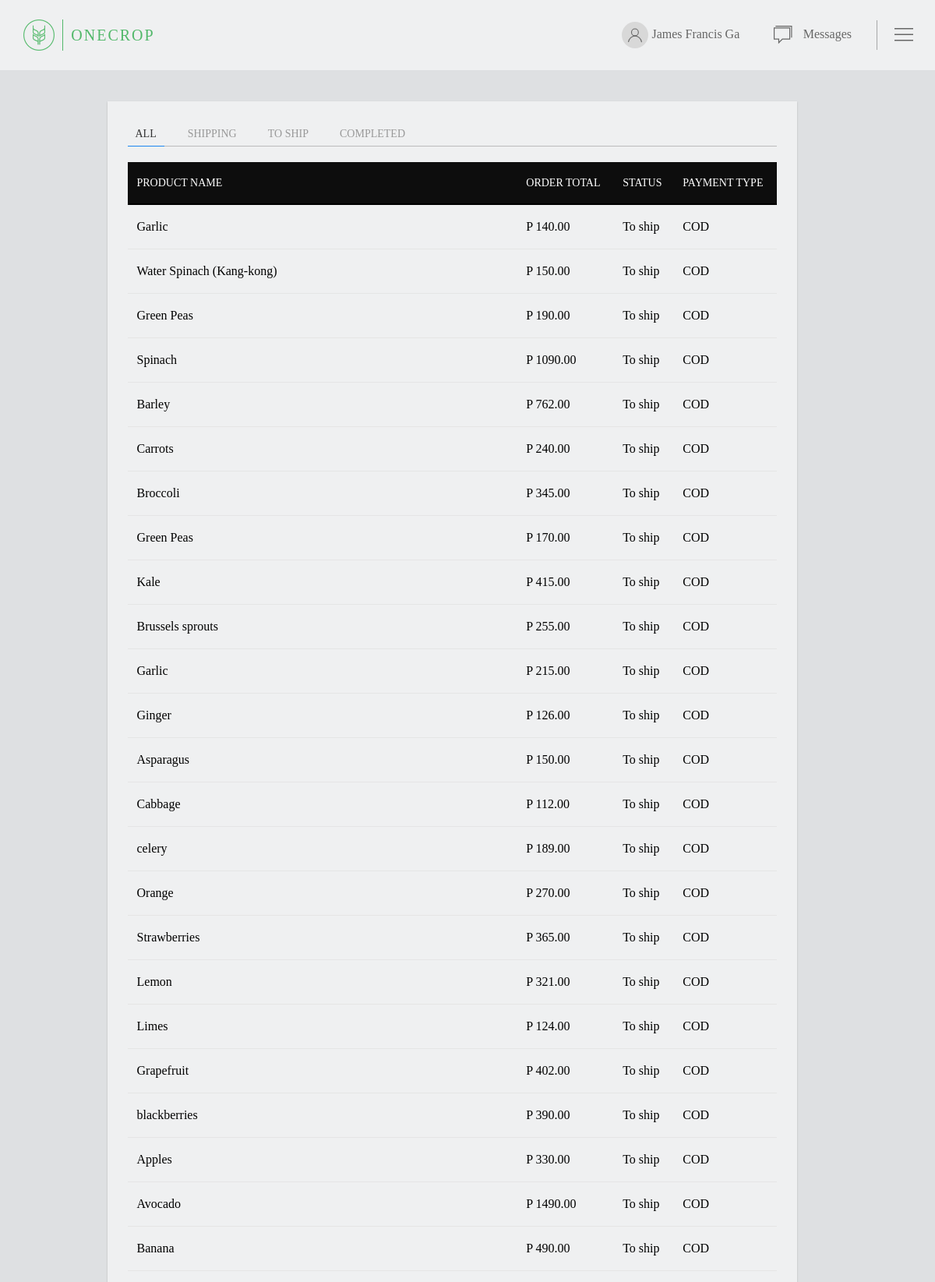
/seller/order.php (signed in, upper part), run on the app's committed database.
### tables this page shows
CREATE TABLE `seller` (
  `seller_id` int(11) NOT NULL,
  `first_name` varchar(255) NOT NULL,
  `last_name` varchar(255) NOT NULL,
  `email` varchar(255) NOT NULL,
  `cellphone` varchar(20) NOT NULL,
  `address` text NOT NULL,
  `password` varchar(255) NOT NULL,
  `vcode` varchar(255) NOT NULL,
  `verified` varchar(20) NOT NULL
);

CREATE TABLE `orders` (
  `order_id` int(11) NOT NULL,
  `buyer_id` int(11) NOT NULL,
  `seller_id` int(11) NOT NULL,
  `status` varchar(255) NOT NULL,
  `payment_type` varchar(255) NOT NULL,
  `order_creation_date` datetime NOT NULL,
  `product_name` varchar(255) NOT NULL,
  `product_id` int(11) NOT NULL,
  `quantity` int(11) NOT NULL,
  `product_price` int(11) NOT NULL,
  `product_subtotal` int(11) NOT NULL,
  `shipping_price` int(11) NOT NULL,
  `grand_total` int(11) NOT NULL,
  `buyer_name` varchar(255) NOT NULL,
  `receiver_name` varchar(255) NOT NULL,
  `phone_number` varchar(255) NOT NULL,
  `delivery_address` varchar(255) NOT NULL
);

### include/functions.php (called while the page is built, shortened)
<?php
	include 'conn.php';
	function selectData($tbl_name, $col_name, $identifier, $identifier_data){
		global $conn;
		$result = $conn->query("SELECT `$col_name` FROM `$tbl_name` WHERE `$identifier`='$identifier_data' ");
		$row = $result -> fetch_assoc();
		return $row[$col_name];
	}
?>

### seller/order.php (the view, shortened to what this page needs)
<?php
	include '../include/conn.php';
	include '../include/functions.php';
	if(isset($_SESSION['user_email'])){
        $email = $_SESSION['user_email'];
        if($_SESSION['user_type'] == "Farmer"){
            $user_id = selectData("seller", "seller_id", "email", $email);
			$firstname = selectData("seller", "first_name", "email", $email);
			$lastname = selectData("seller", "last_name", "email", $email);
        }
    }
?>
<!DOCTYPE html>
<html lang="en">
<head>
	<link rel="stylesheet" href="style/uikit.min.css" />
	   <link rel="stylesheet" type="text/css" href="style/style.css">
<body>
</body>
	<nav class="fixed-navbar scrolled" id="scrolled"  uk-navbar>
		<div class="uk-navbar-left">
			<a href="../seller">
				<div class="container">
					<img src="style/images/logo-circle.png" class="logo" alt="logo">
					<div class="name"> ONE<span>CROP</span></div>
				</div>
			</a>
		</div>
		<div class="uk-navbar-right uk-margin-right">
			<div class="uk-inline uk-margin-right">
				<div class="info-box account-info-box" type="button">
				<span uk-icon="icon: user;"  class="icon account-icon"></span>
				<span class="account-name"> <?php echo ucfirst($firstname) ." ". ucfirst($lastname);?></span>
				</div>
			</div>
			<div class="uk-inline">
				<div class="info-box">
					<span uk-icon="icon: comments; ratio: 1.176;" class="icon message-icon"></span>
					<span class="account-name"> Messages</span>
				</div>
			</div>
			<div class="menu">
				<span uk-toggle="target: #offcanvas-nav" uk-icon="icon: menu; ratio: 1.5" class="menu-icon"></span>
			</div>
		</div>
	</nav>
<div class="product-panel">
	<div class="uk-flex-center" uk-grid>
		<div class="uk-width-3-4@m  card" >
			<ul uk-tab uk-switcher="animation: uk-animation-fade; connect: .switcher-container; ">
				<li><a href="#">All</a></li>
				<li><a href="#">Shipping</a></li>
				<li><a href="#">To Ship</a></li>
				<li><a href="#">Completed</a></li>
			</ul>
			<ul class="uk-switcher uk-margin switcher-container">
			    <li class="uk-animation-fade">
			    	<table class="uk-table uk-table-divider info-table">
					    <thead>
					        <tr>
					            <th>Product Name</th>
					            <th>Order Total</th>
					            <th>Status</th>
					            <th>Payment Type</th>
					        </tr>
					    </thead>
					    <tbody>
					        <?php
						        $result = $conn->query("SELECT * FROM orders WHERE seller_id='$user_id'");
					        	while($row = $result->fetch_array()){
					        		echo "<tr>";
					        		echo "<td>" . $row['product_name'] . "</td>";
					        		echo "<td> P " . $row['grand_total'] . ".00 </td>";
					        		echo "<td>" . ucfirst($row['status']) . "</td>";
					        		echo "<td>" . ucfirst($row['payment_type']) . "</td>";
					        		echo "</tr>";
					        	}
					        ?>
					    </tbody>
					</table>
			    </li>
			</ul>
		</div>
	</div>
</div>
</html>

### seller/style/style.css (style rules this page uses)
* { font-family: gotham; transition: 0.4s; box-sizing: border-box; }
body, html { padding: 0; margin: 0; background: #dee0e2; }
a { text-decoration: none; }
.container { margin:10px; display: flex; padding: 15px; }
nav { background: rgb(239, 240, 241); }
.logo { width: 40px; margin: auto 5px; }
.name { color: #52b86a; font-size: 20px; letter-spacing: 2px; font-family: gotham-bold; margin: auto 5px; }
.name span { font-family: gotham; }
.fixed-navbar { position: fixed; right: 0; left: 0; top: 0; z-index: 1030; }
.icon { margin: 16px; }
.info-box { border-radius: 50px; padding: 8px 12px; }
.account-info-box { min-width: 150px; }
.account-icon { background: #d8d8d8; padding: 7px; border-radius: 50%; margin: 0; }
.message-icon { margin: 3.5px 10px 3.5px 0px; }
.menu { position: relative; margin-left: 20px; }
.menu-icon { margin: 0px 5px 0px 20px; cursor: pointer; }
.menu-icon::before { content: " "; position: absolute; top: 50%; left: 0px; width: 0.5px; height: 38px; transform: translate(0px, -50%); background-color: rgba(0,0,0,0.3); }
.product-panel { margin: 100px 0px 50px 0px; padding: 30px; }
.card { padding: 26px; box-shadow: 0 1px 2px 0 rgba(0,0,0,.2); background: #EFF0F1; }
.info-table { margin-top: 20px; }
.uk-tab::before { border-bottom: #bbb solid 1px; }
.uk-tab>.uk-active>a { border-width: 1.6px; }
.uk-table th { vertical-align: middle; }
thead tr th { color: white!important; font-family: gotham-bold; }
thead { border-bottom: solid 2px black; background: #0D0D0D !important; }
th:nth-child(1), td:nth-child(1) { width: 60%; }
td { word-break: break-all; vertical-align: middle !important; color: black; }

### data on the page
seller: first_name "James Francis", last_name "Ga"
orders: product_name "Garlic", grand_total "140", status "To ship", payment_type "COD"
orders: product_name "Water Spinach (Kang-kong)", grand_total "150", status "To ship", payment_type "COD"
orders: product_name "Green Peas", grand_total "190", status "To ship", payment_type "COD"
orders: product_name "Spinach", grand_total "1090", status "To ship", payment_type "COD"
orders: product_name "Barley", grand_total "762", status "To ship", payment_type "COD"
orders: product_name "Carrots", grand_total "240", status "To ship", payment_type "COD"
orders: product_name "Broccoli", grand_total "345", status "To ship", payment_type "COD"
orders: product_name "Green Peas", grand_total "170", status "To ship", payment_type "COD"
orders: product_name "Kale", grand_total "415", status "To ship", payment_type "COD"
orders: product_name "Brussels sprouts", grand_total "255", status "To ship", payment_type "COD"
orders: product_name "Garlic", grand_total "215", status "To ship", payment_type "COD"
orders: product_name "Ginger", grand_total "126", status "To ship", payment_type "COD"
orders: product_name "Asparagus", grand_total "150", status "To ship", payment_type "COD"
orders: product_name "Cabbage", grand_total "112", status "To ship", payment_type "COD"
orders: product_name "celery", grand_total "189", status "To ship", payment_type "COD"
orders: product_name "Orange", grand_total "270", status "To ship", payment_type "COD"
orders: product_name "Strawberries", grand_total "365", status "To ship", payment_type "COD"
orders: product_name "Lemon", grand_total "321", status "To ship", payment_type "COD"
orders: product_name "Limes", grand_total "124", status "To ship", payment_type "COD"
orders: product_name "Grapefruit", grand_total "402", status "To ship", payment_type "COD"
orders: product_name "blackberries", grand_total "390", status "To ship", payment_type "COD"
orders: product_name "Apples", grand_total "330", status "To ship", payment_type "COD"
orders: product_name "Avocado", grand_total "1490", status "To ship", payment_type "COD"
orders: product_name "Banana", grand_total "490", status "To ship", payment_type "COD"
